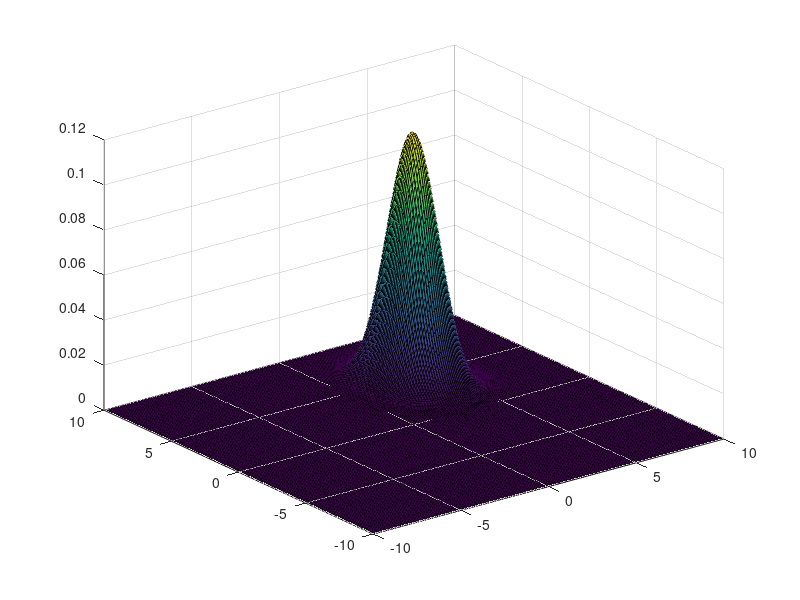

The MATLAB source for this figure:
%% Assignment 3 | Gaussian Plot

format long;

clear;
clf;

meanVec = [ 3 4 ];
covMat  = [ 1 0 ;
            0 2 ];
        
        
% based on example on https://nl.mathworks.com [...
% /help/stats/multivariate-normal-distribution.html
[X1, X2] = meshgrid(-10:0.1:10, -10:0.1:10);        
F = mvnpdf([X1(:) X2(:)],meanVec,covMat);
F = reshape(F,201,201);
surf((-10:.1:10),(-10:.1:10),F);

%%
% Mahalanobis Distance ?!?!?!?!?!?!?!
covMat  = [ 1   0 ;
            0   2 ];
meanVec = [ 3 ; 4 ];

% x = [ 10 ;
%       10 ];
X = [10;10];
mahaldist = sqrt((X-meanVec)' * inv(covMat) * (X-meanVec));
disp(mahaldist);


% x = [ 0 ;
%       0 ];
X = [0;0];
mahaldist = sqrt((X-meanVec)' * inv(covMat) * (X-meanVec));
disp(mahaldist);

% x = [ 3 ;
%       4 ];
X = [3;4];
mahaldist = sqrt((X-meanVec)' * inv(covMat) * (X-meanVec));
disp(mahaldist);

% x = [ 6 ;
%       8 ];
X = [6;8];
mahaldist = sqrt((X-meanVec)' * inv(covMat) * (X-meanVec));
disp(mahaldist);